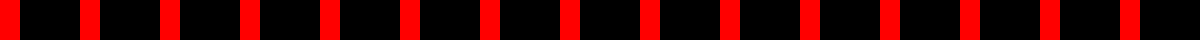
Frame 1 (no input)
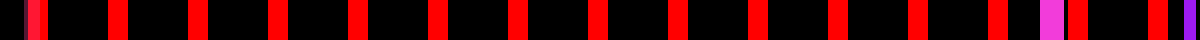
Frame 60 (the mouse pressed at the canvas centre just before this capture)
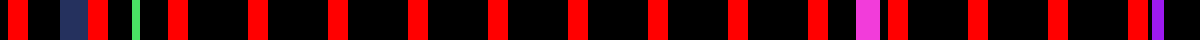
Frame 120 (the mouse held since frame 60 and released just before this capture)

The Processing sketch that drew these frames (run headless with seeded random() and noise(); from frame 60 on, the mouse is pressed at the canvas centre):

// Processing sketch: concept
// ── concept.pde
int mode = 0;
int totalPixelCount = 300;
int practicalPixelCount = 300;

NeoPixelProxy strip;

double previousMillis = 0;
double cycleMillis = 0;

int maxSnakes = 10000;
int snakeCount = 0;

int minR = 100;
int maxR = 255;
int minG = 0;
int maxG = 0;
int minB = 0;
int maxB = 255;

Snake [] snakes = new Snake[maxSnakes];

void setup() {

	size(1200, 40);
	strip = new NeoPixelProxy(totalPixelCount);

	// populateSnakes();
	regularSnakes();

}

void draw() {

	double elapsed = millis() - previousMillis;

	for(int i = 0; i < practicalPixelCount; i++) {
		strip.setPixelColor(i,0,0,0);
	}

	for(int i = 0; i < maxSnakes; i++) {

		if (!snakes[i].isActive())
			continue;

		int startP = snakes[i].getPixel();

		for (int j = 0; j < snakes[i].getLength(); j++) {
			// strip.setPixelColor((startP + j) % practicalPixelCount, snakes[i].getRAt(j), snakes[i].getGAt(j), snakes[i].getBAt(j));
			strip.setPixelColorAdditive((startP + j) % practicalPixelCount, snakes[i].getRAt(j), snakes[i].getGAt(j), snakes[i].getBAt(j));
		}

		snakes[i].update(elapsed, practicalPixelCount);

	}

	strip.show();

	// switch mode outside this matybe ? diff modes have diff timing i guess
	if (cycleMillis > 250) {

		addARandomSnake();
		// switch mode etc
		// regularSnakes();
		// freshSnakes();

		// here is something which happens every second
		// eg make one new particle or something like that
		// snakes[snakeCount] = new Snake((int) random(0,300), (int) random(0,255), (int) random(0,255), (int) random(0,255) );
		cycleMillis = 0;
	}

	previousMillis = millis();
	cycleMillis += elapsed;

}

int getFreeSnakeIndex() {
	// first try to find the first Inactive snake
	for(int i = 0; i < maxSnakes; i++) {
		if (!snakes[i].isActive()) {
			return i;
		}
	}

	// try 10x to get a random nonprotected snake
	int tries = 0;
	while (tries < 10) {
		int snakeTry = (int) random(0,maxSnakes);
		if (!snakes[snakeTry].isProtected()) {
			return snakeTry;
		}
		tries ++;
	}
	// we totally fail:
	return -1;
}

void populateSnakes() {
	for(int i = 0; i < maxSnakes; i++) {
		snakes[i] = new Snake(0, 1, 0, 0, 0, 0);
	}
}

void addARandomSnake() {

	int snakeIndex = getFreeSnakeIndex();

	if (snakeIndex >= 0) {

		println("GOT" + snakeIndex);

		snakes[snakeIndex] = new Snake(
			0,// starting pixel
			(int) random(0,10),// length
			// speed
			random(-100,100),
			// RGB:
			(int)random(0,255),(int)random(0,255),(int)random(0,255)
		);
		snakes[snakeIndex].setActive();


		snakes[snakeIndex].setLifetime( (int) random(1000,5000) );

	} else {
		println("I wanted snake but I got " + snakeIndex);
	}

}

void regularSnakes() {

	int curPixel = 0;

	for(int i = 0; i < maxSnakes; i++) {
		println(i);
		snakes[i] = new Snake(
			// starting pixel
			curPixel,
			// length
			5,
			// speed
			100,
			// RGB:
			255,0,0
		);

		// snakes[i].setFriction(0);

		if (curPixel < totalPixelCount) {
			curPixel += 20;
			snakes[i].setActive();
		} else {
			snakes[i].setInactive();
			curPixel = 0;
		}

	}

}

void freshSnakes() {

	for(int i = 0; i < maxSnakes; i++) {
		println(i);
		snakes[i] = new Snake(
			// starting pixel
			(int) random(0,totalPixelCount),
			// length
			(int) random(1, 10),
			// speed
			random(-1000, 1000),
			// RGB:
			(int) random(minR,maxR), (int) random(minG,maxG), (int) random(minB,maxB)
		);

		if (random(0,1) > .9)
			snakes[i].setActive();
	}

}


class Snake {

	float p = 0; // you can be between 2 pixels but getPixel will deal with it
	float v = 0; // velocity
	float f = 0; // friction

	double bornMillis = -1;
	double lifetimeMS = -1;
	int [] clr = new int[3];
	int snakeLength = 1; // in pixels
	boolean _protected = false;
	boolean _active = false;

	// what kind of thing is this fucker?  (eg: blinky boy, fader slowly, wwhatever)
	// maybe also include some notion of trailing off at the edges
	int mode = 0;

	Snake(int startPixel, int lengthInPixels, float velocityPixelsPerSecond, int r, int g, int b) {

		bornMillis = millis();

		// what pixel are we 'on'
		setPixel(startPixel);
		setVelocity(velocityPixelsPerSecond);
		snakeLength = lengthInPixels;
		clr[0] = r;
		clr[1] = g;
		clr[2] = b;
	}

	void setPixel(int pixel) {
		p = pixel;
	}

	void setVelocity(float velocityPixelsPerSecond) {
		v = velocityPixelsPerSecond;
	}

	void setFriction(float frictionPerSecond) {
		f = frictionPerSecond;
	}

	void setLifetime(double lifetime) {
		lifetimeMS = lifetime;
	}

	void setActive() {
		_active = true;
	}

	void setInactive() {
		_active = false;
	}

	void setProtected() {
		_protected = true;
	}

	void setUnprotected() {
		_protected = false;
	}

	// passing elapsed time so we don't need to internally calculate it on each snake
	void update(double elapsed, int pixelCount) {
		p = (p + ((float) (elapsed / 1000) * v));
		// p *= 1 - ((float) (elapsed / 1000) * f);
		v *= 1 - ((float) (elapsed / 1000) * f);

		while (p < 0)
			p = pixelCount + p;

		p = p % pixelCount;

		if (lifetimeMS > 0 && millis() - bornMillis > lifetimeMS) {
			setInactive();
			setPixel(0);
		}

	}

	int getLength() {
		return snakeLength;
	}

	int getPixel() {
		return (int) p;
	}

	// pos = 0 to (length-1)
	int getRAt(int pos) {
		return clr[0];
	}

	int getGAt(int pos) {
		return clr[1];
	}

	int getBAt(int pos) {
		return clr[2];
	}

	boolean isProtected() {
		return _protected;
	}

	boolean isActive() {
		return _active;
	}

}

/**
 * Class that simulates approximately what NeoPixel lib has for its API
 * Also draws the thing w/ .show()
 */
class NeoPixelProxy {

	int brightness = 255;
	int [][] pixels;
	int pixelCount = 0;

	// there's also pin and some other crap in the constructor for NeoPixel library
	NeoPixelProxy(int num) {
		pixelCount = num;
		pixels = new int[pixelCount][3];
	}

	void setBrightness(int b) {
		// if (b < 0 || b > 255)
		// 	throw(new Exception("Brightness out of range"));
		brightness = b;
	}

	void show() {
		int w = width / pixelCount;
		int h = height;
		for(int i = 0; i < pixelCount; i++) {
			// pixels[i]
			noStroke();
			fill(pixels[i][0],pixels[i][1],pixels[i][2]);
			rect(i * w, 0, w, h);
		}
	}

	void setPixelColor(int pixel, int r, int g, int b) {
		pixels[pixel][0] = r;
		pixels[pixel][1] = g;
		pixels[pixel][2] = b;
	}

	void setPixelColorAdditive(int pixel, int r, int g, int b) {
		pixels[pixel][0] = pixels[pixel][0] + r;
		pixels[pixel][1] = pixels[pixel][1] + g;
		pixels[pixel][2] = pixels[pixel][2] + b;

		if (pixels[pixel][0] > 255)
			pixels[pixel][0] = 255;

		if (pixels[pixel][1] > 255)
			pixels[pixel][1] = 255;

		if (pixels[pixel][2] > 255)
			pixels[pixel][2] = 255;

	}

}
